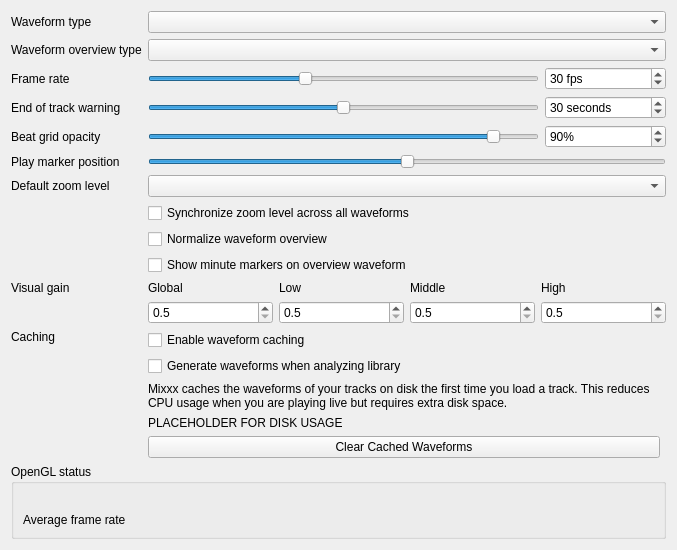
<?xml version="1.0" encoding="UTF-8"?>
<ui version="4.0">
 <class>DlgPrefWaveformDlg</class>
 <widget class="QWidget" name="DlgPrefWaveformDlg">
  <property name="geometry">
   <rect>
    <x>0</x>
    <y>0</y>
    <width>677</width>
    <height>528</height>
   </rect>
  </property>
  <property name="windowTitle">
   <string>Waveform Preferences</string>
  </property>
  <layout class="QGridLayout" name="gridLayout">

   <item row="0" column="0">
    <layout class="QGridLayout" name="gridLayout_2">

     <item row="0" column="0">
      <widget class="QLabel" name="waveformTypeLabel">
       <property name="sizePolicy">
        <sizepolicy hsizetype="Preferred" vsizetype="Preferred">
         <horstretch>0</horstretch>
         <verstretch>0</verstretch>
        </sizepolicy>
       </property>
       <property name="toolTip">
        <string extracomment="The big waveform summary shows the waveform envelope of the track near the current playback position."/>
       </property>
       <property name="text">
        <string>Waveform type</string>
       </property>
       <property name="alignment">
        <set>Qt::AlignLeading|Qt::AlignLeft|Qt::AlignVCenter</set>
       </property>
       <property name="buddy">
        <cstring>waveformTypeComboBox</cstring>
       </property>
      </widget>
     </item>

     <item row="1" column="0">
      <widget class="QLabel" name="waveformOverviewLabel">
       <property name="toolTip">
        <string extracomment="The smaller, zoomed-out version of the waveform shows the various markers within the track as well as the waveform envelope of the entire track."/>
       </property>
       <property name="text">
        <string>Waveform overview type</string>
       </property>
      </widget>
     </item>
     <item row="1" column="1" colspan="3">
      <widget class="QComboBox" name="waveformOverviewComboBox">
       <property name="toolTip">
        <string>The waveform overview shows the waveform envelope of the entire track.
Select from different types of displays for the waveform overview, which differ primarily in the level of detail shown in the waveform.</string>
       </property>
      </widget>
     </item>

     <item row="0" column="1" colspan="3">
      <widget class="QComboBox" name="waveformTypeComboBox">
       <property name="toolTip">
        <string>The waveform shows the waveform envelope of the track near the current playback position.
Select from different types of displays for the waveform, which differ primarily in the level of detail shown in the waveform.</string>
       </property>
      </widget>
     </item>

     <item row="2" column="0">
      <widget class="QLabel" name="frameRateLabel">
       <property name="text">
        <string>Frame rate</string>
       </property>
       <property name="alignment">
        <set>Qt::AlignLeading|Qt::AlignLeft|Qt::AlignVCenter</set>
       </property>
       <property name="buddy">
        <cstring>frameRateSlider</cstring>
       </property>
      </widget>
     </item>
     <item row="2" column="1" colspan="2">
      <widget class="QSlider" name="frameRateSlider">
       <property name="sizePolicy">
        <sizepolicy hsizetype="Preferred" vsizetype="Fixed">
         <horstretch>0</horstretch>
         <verstretch>0</verstretch>
        </sizepolicy>
       </property>
       <property name="maximumSize">
        <size>
         <width>16777215</width>
         <height>16777215</height>
        </size>
       </property>
       <property name="minimum">
        <number>10</number>
       </property>
       <property name="maximum">
        <number>60</number>
       </property>
       <property name="value">
        <number>30</number>
       </property>
       <property name="orientation">
        <enum>Qt::Horizontal</enum>
       </property>
      </widget>
     </item>
     <item row="2" column="3">
      <widget class="QSpinBox" name="frameRateSpinBox">
       <property name="toolTip">
        <string/>
       </property>
       <property name="suffix">
        <string> fps</string>
       </property>
       <property name="minimum">
        <number>10</number>
       </property>
       <property name="maximum">
        <number>60</number>
       </property>
       <property name="value">
        <number>30</number>
       </property>
      </widget>
     </item>

     <item row="3" column="0">
      <widget class="QLabel" name="endOfTrackWarningTimeLabel">
       <property name="text">
        <string>End of track warning</string>
       </property>
       <property name="alignment">
        <set>Qt::AlignLeading|Qt::AlignLeft|Qt::AlignVCenter</set>
       </property>
       <property name="buddy">
        <cstring>endOfTrackWarningTimeSlider</cstring>
       </property>
      </widget>
     </item>
     <item row="3" column="1" colspan="2">
      <widget class="QSlider" name="endOfTrackWarningTimeSlider">
       <property name="sizePolicy">
        <sizepolicy hsizetype="Preferred" vsizetype="Fixed">
         <horstretch>0</horstretch>
         <verstretch>0</verstretch>
        </sizepolicy>
       </property>
       <property name="maximumSize">
        <size>
         <width>16777215</width>
         <height>16777215</height>
        </size>
       </property>
       <property name="minimum">
        <number>0</number>
       </property>
       <property name="maximum">
        <number>60</number>
       </property>
       <property name="value">
        <number>30</number>
       </property>
       <property name="orientation">
        <enum>Qt::Horizontal</enum>
       </property>
      </widget>
     </item>
     <item row="3" column="3">
      <widget class="QSpinBox" name="endOfTrackWarningTimeSpinBox">
       <property name="toolTip">
        <string>Highlight the waveforms when the last seconds of a track remains.</string>
       </property>
       <property name="suffix">
        <string> seconds</string>
       </property>
       <property name="minimum">
        <number>0</number>
       </property>
       <property name="maximum">
        <number>60</number>
       </property>
       <property name="value">
        <number>30</number>
       </property>
      </widget>
     </item>

     <item row="4" column="0">
      <widget class="QLabel" name="BeatgridWaveform">
       <property name="toolTip">
        <string/>
       </property>
       <property name="midLineWidth">
        <number>6</number>
       </property>
       <property name="text">
        <string>Beat grid opacity</string>
       </property>
       <property name="alignment">
        <set>Qt::AlignLeading|Qt::AlignLeft|Qt::AlignVCenter</set>
       </property>
      </widget>
     </item>
     <item row="4" column="1" colspan="2">
      <widget class="QSlider" name="beatGridAlphaSlider">
       <property name="maximum">
        <number>100</number>
       </property>
       <property name="value">
        <number>90</number>
       </property>
       <property name="orientation">
        <enum>Qt::Horizontal</enum>
       </property>
      </widget>
     </item>
     <item row="4" column="3">
      <widget class="QSpinBox" name="beatGridAlphaSpinBox">
       <property name="toolTip">
        <string>Set amount of opacity on beat grid lines.</string>
       </property>
       <property name="suffix">
        <string>%</string>
       </property>
       <property name="maximum">
        <number>100</number>
       </property>
       <property name="value">
        <number>90</number>
       </property>
      </widget>
     </item>

     <item row="5" column="0">
      <widget class="QLabel" name="label">
      <property name="text">
       <string>Play marker position</string>
      </property>
      </widget>
      </item>
     <item row="5" column="1" colspan="3">
      <widget class="QSlider" name="playMarkerPositionSlider">
       <property name="toolTip">
        <string>Moves the play marker position on the waveforms to the left, right or center (default).</string>
       </property>
       <property name="sizePolicy">
        <sizepolicy hsizetype="Preferred" vsizetype="Fixed">
         <horstretch>0</horstretch>
         <verstretch>0</verstretch>
        </sizepolicy>
       </property>
       <property name="maximumSize">
        <size>
         <width>16777215</width>
         <height>16777215</height>
        </size>
       </property>
       <property name="minimum">
        <number>0</number>
       </property>
       <property name="maximum">
        <number>100</number>
       </property>
       <property name="value">
        <number>50</number>
       </property>
       <property name="orientation">
        <enum>Qt::Horizontal</enum>
       </property>
      </widget>
     </item>

     <item row="6" column="0">
      <widget class="QLabel" name="defaultZoomLabel">
       <property name="text">
        <string extracomment="Waveform zoom">Default zoom level</string>
       </property>
       <property name="alignment">
        <set>Qt::AlignLeading|Qt::AlignLeft|Qt::AlignVCenter</set>
       </property>
       <property name="buddy">
        <cstring>defaultZoomComboBox</cstring>
       </property>
      </widget>
     </item>
     <item row="6" column="1" colspan="3">
      <widget class="QComboBox" name="defaultZoomComboBox"/>
     </item>

     <item row="7" column="1" colspan="3">
      <widget class="QCheckBox" name="synchronizeZoomCheckBox">
       <property name="toolTip">
        <string>Synchronize zoom level across all waveform displays.</string>
       </property>
       <property name="text">
        <string>Synchronize zoom level across all waveforms</string>
       </property>
      </widget>
     </item>

     <item row="9" column="1">
      <widget class="QCheckBox" name="normalizeOverviewCheckBox">
       <property name="text">
        <string>Normalize waveform overview</string>
       </property>
      </widget>
     </item>

     <item row="10" column="1">
      <widget class="QCheckBox" name="overviewMinuteMarkersCheckBox">
       <property name="text">
        <string>Show minute markers on overview waveform</string>
       </property>
      </widget>
     </item>

     <item row="11" column="0">
      <widget class="QLabel" name="visualGainLabel">
       <property name="text">
        <string>Visual gain</string>
       </property>
       <property name="alignment">
        <set>Qt::AlignLeading|Qt::AlignLeft|Qt::AlignTop</set>
       </property>
       <property name="buddy">
        <cstring>allVisualGain</cstring>
       </property>
      </widget>
     </item>
     <item row="11" column="1" colspan="3">
      <layout class="QGridLayout" name="gridLayout_3">
       <item row="1" column="2">
        <widget class="QDoubleSpinBox" name="midVisualGain">
         <property name="toolTip">
          <string>Visual gain of the middle frequencies</string>
         </property>
         <property name="decimals">
          <number>1</number>
         </property>
         <property name="minimum">
          <double>0.500000000000000</double>
         </property>
         <property name="maximum">
          <double>5.000000000000000</double>
         </property>
         <property name="singleStep">
          <double>0.100000000000000</double>
         </property>
        </widget>
       </item>
       <item row="0" column="3">
        <widget class="QLabel" name="visualGainLabel_5">
         <property name="text">
          <string>High</string>
         </property>
         <property name="alignment">
          <set>Qt::AlignLeading|Qt::AlignLeft|Qt::AlignVCenter</set>
         </property>
         <property name="buddy">
          <cstring>allVisualGain</cstring>
         </property>
        </widget>
       </item>
       <item row="0" column="2">
        <widget class="QLabel" name="visualGainLabel_4">
         <property name="text">
          <string>Middle</string>
         </property>
         <property name="alignment">
          <set>Qt::AlignLeading|Qt::AlignLeft|Qt::AlignVCenter</set>
         </property>
         <property name="buddy">
          <cstring>allVisualGain</cstring>
         </property>
        </widget>
       </item>
       <item row="0" column="0">
        <widget class="QLabel" name="visualGainLabel_2">
         <property name="text">
          <string>Global</string>
         </property>
         <property name="alignment">
          <set>Qt::AlignLeading|Qt::AlignLeft|Qt::AlignVCenter</set>
         </property>
         <property name="buddy">
          <cstring>allVisualGain</cstring>
         </property>
        </widget>
       </item>
       <item row="1" column="3">
        <widget class="QDoubleSpinBox" name="highVisualGain">
         <property name="toolTip">
          <string>Visual gain of the high frequencies</string>
         </property>
         <property name="decimals">
          <number>1</number>
         </property>
         <property name="minimum">
          <double>0.500000000000000</double>
         </property>
         <property name="maximum">
          <double>5.000000000000000</double>
         </property>
         <property name="singleStep">
          <double>0.100000000000000</double>
         </property>
        </widget>
       </item>
       <item row="1" column="1">
        <widget class="QDoubleSpinBox" name="lowVisualGain">
         <property name="toolTip">
          <string>Visual gain of the low frequencies</string>
         </property>
         <property name="decimals">
          <number>1</number>
         </property>
         <property name="minimum">
          <double>0.500000000000000</double>
         </property>
         <property name="maximum">
          <double>5.000000000000000</double>
         </property>
         <property name="singleStep">
          <double>0.100000000000000</double>
         </property>
        </widget>
       </item>
       <item row="0" column="1">
        <widget class="QLabel" name="visualGainLabel_3">
         <property name="text">
          <string>Low</string>
         </property>
         <property name="alignment">
          <set>Qt::AlignLeading|Qt::AlignLeft|Qt::AlignVCenter</set>
         </property>
         <property name="buddy">
          <cstring>allVisualGain</cstring>
         </property>
        </widget>
       </item>
       <item row="1" column="0">
        <widget class="QDoubleSpinBox" name="allVisualGain">
         <property name="toolTip">
          <string>Global visual gain</string>
         </property>
         <property name="decimals">
          <number>1</number>
         </property>
         <property name="minimum">
          <double>0.500000000000000</double>
         </property>
         <property name="maximum">
          <double>5.000000000000000</double>
         </property>
         <property name="singleStep">
          <double>0.100000000000000</double>
         </property>
        </widget>
       </item>
      </layout>
     </item>

     <item row="12" column="0">
      <widget class="QLabel" name="cachedWaveforms">
       <property name="text">
        <string>Caching</string>
       </property>
       <property name="alignment">
        <set>Qt::AlignLeading|Qt::AlignLeft|Qt::AlignTop</set>
       </property>
      </widget>
     </item>
     <item row="12" column="1" colspan="3">
      <layout class="QGridLayout" name="cachingGridLayout">
       <item row="4" column="0">
        <widget class="QPushButton" name="clearCachedWaveforms">
         <property name="text">
          <string>Clear Cached Waveforms</string>
         </property>
        </widget>
       </item>
       <item row="2" column="0" colspan="2">
        <widget class="QLabel" name="waveformCachingInfo">
         <property name="text">
          <string>Mixxx caches the waveforms of your tracks on disk the first time you load a track. This reduces CPU usage when you are playing live but requires extra disk space.</string>
         </property>
         <property name="wordWrap">
          <bool>true</bool>
         </property>
        </widget>
       </item>
       <item row="3" column="0">
        <widget class="QLabel" name="waveformDiskUsage">
         <property name="text">
          <string notr="true">PLACEHOLDER FOR DISK USAGE</string>
         </property>z
         <property name="wordWrap">
          <bool>true</bool>
         </property>
         <property name="sizePolicy">
          <sizepolicy hsizetype="Expanding" vsizetype="Minimum">
           <horstretch>0</horstretch>
           <verstretch>0</verstretch>
          </sizepolicy>
         </property>
        </widget>
       </item>
       <item row="0" column="0" colspan="2">
        <widget class="QCheckBox" name="enableWaveformCaching">
         <property name="text">
          <string>Enable waveform caching</string>
         </property>
        </widget>
       </item>
       <item row="1" column="0" colspan="2">
        <widget class="QCheckBox" name="enableWaveformGenerationWithAnalysis">
         <property name="text">
          <string>Generate waveforms when analyzing library</string>
         </property>
        </widget>
       </item>
      </layout>
     </item>

     <item row="13" column="0" colspan="4">
      <widget class="QGroupBox" name="openGLStatus">
       <property name="title">
        <string>OpenGL status</string>
       </property>
       <layout class="QGridLayout" name="GridLayout1">

        <item row="0" column="0" colspan="3">
         <widget class="QLabel" name="openGlStatusData">
         <property name="toolTip">
          <string>Displays which OpenGL version is supported by the current platform.</string>
         </property>
         <property name="text">
          <string/>
         </property>
         <property name="textInteractionFlags">
          <set>Qt::TextSelectableByKeyboard|Qt::TextSelectableByMouse</set>
         </property>
         <property name="wordWrap">
          <bool>true</bool>
         </property>
         <property name="sizePolicy">
          <sizepolicy hsizetype="Expanding" vsizetype="Minimum">
           <horstretch>0</horstretch>
           <verstretch>0</verstretch>
          </sizepolicy>
         </property>
        </widget>
       </item>

       <item row="1" column="0">
        <widget class="QLabel" name="openGlStatusLabel_2">
         <property name="toolTip">
          <string/>
         </property>
         <property name="text">
          <string>Average frame rate</string>
         </property>
         <property name="alignment">
          <set>Qt::AlignLeading|Qt::AlignLeft|Qt::AlignVCenter</set>
         </property>
        </widget>
       </item>
       <item row="1" column="1" colspan="2">
        <widget class="QLabel" name="frameRateAverage">
         <property name="toolTip">
          <string>Displays the actual frame rate.</string>
         </property>
         <property name="text">
          <string/>
         </property>
        </widget>
       </item>
      </layout>

     </widget>
    </item>
    </layout>
   </item>

   <item row="1" column="0">
    <spacer name="verticalSpacer">
     <property name="orientation">
      <enum>Qt::Vertical</enum>
     </property>
     <property name="sizeHint" stdset="0">
      <size>
       <width>20</width>
       <height>40</height>
      </size>
     </property>
    </spacer>
   </item>

  </layout>
 </widget>
 <tabstops>
  <tabstop>waveformTypeComboBox</tabstop>
  <tabstop>waveformOverviewComboBox</tabstop>
  <tabstop>frameRateSlider</tabstop>
  <tabstop>frameRateSpinBox</tabstop>
  <tabstop>endOfTrackWarningTimeSlider</tabstop>
  <tabstop>endOfTrackWarningTimeSpinBox</tabstop>
  <tabstop>beatGridAlphaSlider</tabstop>
  <tabstop>beatGridAlphaSpinBox</tabstop>
  <tabstop>playMarkerPositionSlider</tabstop>
  <tabstop>defaultZoomComboBox</tabstop>
  <tabstop>synchronizeZoomCheckBox</tabstop>
  <tabstop>normalizeOverviewCheckBox</tabstop>
  <tabstop>overviewMinuteMarkersCheckBox</tabstop>
  <tabstop>allVisualGain</tabstop>
  <tabstop>lowVisualGain</tabstop>
  <tabstop>midVisualGain</tabstop>
  <tabstop>highVisualGain</tabstop>
  <tabstop>enableWaveformCaching</tabstop>
  <tabstop>enableWaveformGenerationWithAnalysis</tabstop>
  <tabstop>clearCachedWaveforms</tabstop>
 </tabstops>
 <resources/>
 <connections/>
</ui>
